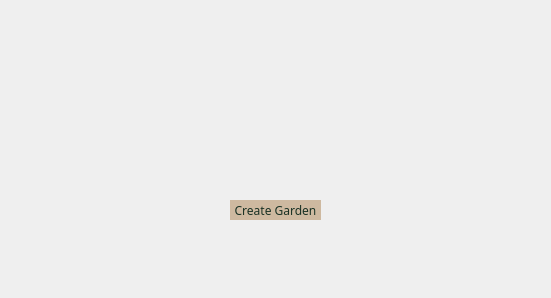
<?xml version="1.0" encoding="UTF-8"?>
<ui version="4.0">
 <class>Dialog</class>
 <widget class="QDialog" name="Dialog">
  <property name="geometry">
   <rect>
    <x>0</x>
    <y>0</y>
    <width>551</width>
    <height>298</height>
   </rect>
  </property>
  <property name="windowTitle">
   <string>Main Menu</string>
  </property>
  <property name="styleSheet">
   <string notr="true"/>
  </property>
  <widget class="QPushButton" name="btn_create">
   <property name="geometry">
    <rect>
     <x>230</x>
     <y>200</y>
     <width>91</width>
     <height>20</height>
    </rect>
   </property>
   <property name="font">
    <font>
     <family>Calibri Light</family>
     <pointsize>9</pointsize>
    </font>
   </property>
   <property name="focusPolicy">
    <enum>Qt::NoFocus</enum>
   </property>
   <property name="styleSheet">
    <string notr="true">background-color: rgb(206, 185, 160);
color: rgb(25, 49, 36);
border: none;</string>
   </property>
   <property name="text">
    <string>Create Garden</string>
   </property>
  </widget>
  <widget class="QLabel" name="lbl_bg">
   <property name="geometry">
    <rect>
     <x>0</x>
     <y>0</y>
     <width>551</width>
     <height>301</height>
    </rect>
   </property>
   <property name="contextMenuPolicy">
    <enum>Qt::DefaultContextMenu</enum>
   </property>
   <property name="frameShadow">
    <enum>QFrame::Plain</enum>
   </property>
   <property name="text">
    <string/>
   </property>
  </widget>
  <zorder>lbl_bg</zorder>
  <zorder>btn_create</zorder>
 </widget>
 <resources/>
 <connections/>
</ui>
